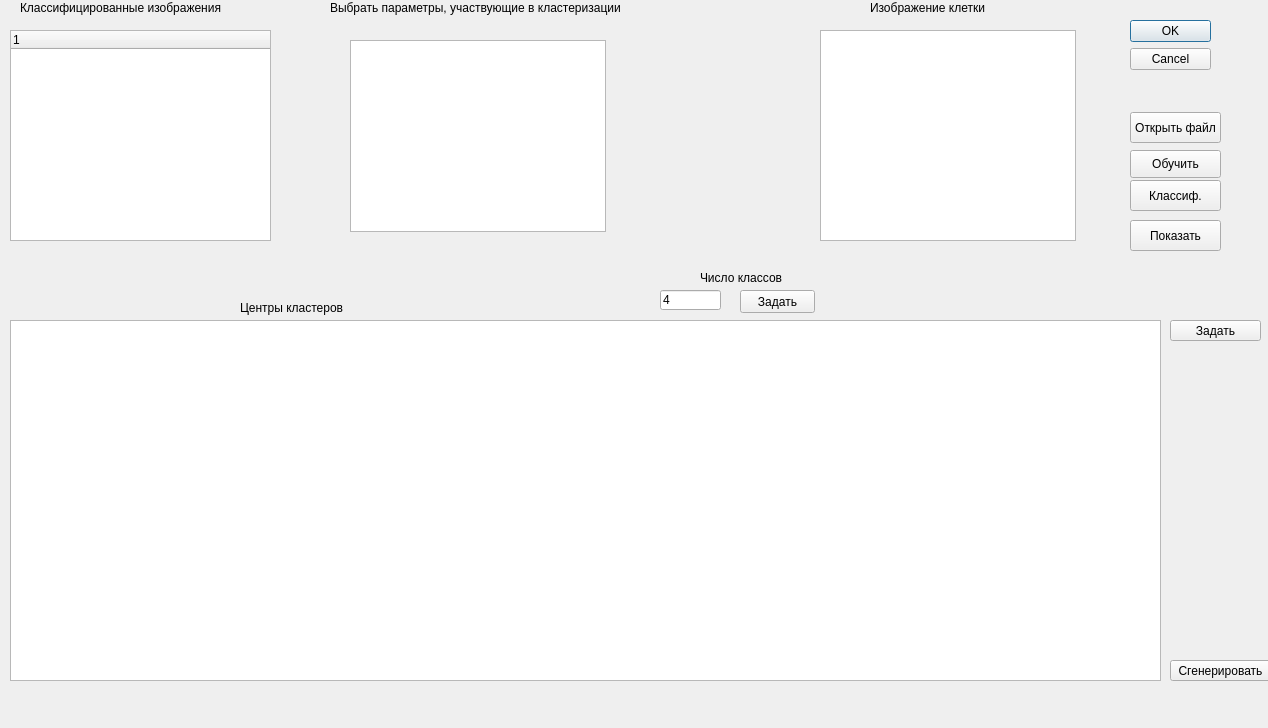
<?xml version="1.0" encoding="UTF-8"?>
<ui version="4.0">
 <class>Classifier</class>
 <widget class="QDialog" name="Classifier">
  <property name="geometry">
   <rect>
    <x>0</x>
    <y>0</y>
    <width>1268</width>
    <height>728</height>
   </rect>
  </property>
  <property name="sizePolicy">
   <sizepolicy hsizetype="Fixed" vsizetype="Fixed">
    <horstretch>0</horstretch>
    <verstretch>0</verstretch>
   </sizepolicy>
  </property>
  <property name="windowTitle">
   <string>Модуль классификации</string>
  </property>
  <property name="sizeGripEnabled">
   <bool>false</bool>
  </property>
  <widget class="QDialogButtonBox" name="buttonBox">
   <property name="geometry">
    <rect>
     <x>1130</x>
     <y>20</y>
     <width>81</width>
     <height>61</height>
    </rect>
   </property>
   <property name="orientation">
    <enum>Qt::Vertical</enum>
   </property>
   <property name="standardButtons">
    <set>QDialogButtonBox::Cancel|QDialogButtonBox::Ok</set>
   </property>
  </widget>
  <widget class="QPushButton" name="pushButton">
   <property name="geometry">
    <rect>
     <x>1130</x>
     <y>112</y>
     <width>91</width>
     <height>31</height>
    </rect>
   </property>
   <property name="text">
    <string>Открыть файл</string>
   </property>
  </widget>
  <widget class="QPushButton" name="pushButton_2">
   <property name="geometry">
    <rect>
     <x>1130</x>
     <y>180</y>
     <width>91</width>
     <height>31</height>
    </rect>
   </property>
   <property name="text">
    <string>Классиф.</string>
   </property>
  </widget>
  <widget class="QGraphicsView" name="graphicsView">
   <property name="geometry">
    <rect>
     <x>820</x>
     <y>30</y>
     <width>256</width>
     <height>211</height>
    </rect>
   </property>
  </widget>
  <widget class="QTreeWidget" name="treeWidget">
   <property name="geometry">
    <rect>
     <x>10</x>
     <y>30</y>
     <width>261</width>
     <height>211</height>
    </rect>
   </property>
   <column>
    <property name="text">
     <string notr="true">1</string>
    </property>
   </column>
  </widget>
  <widget class="QPushButton" name="pushButton_3">
   <property name="geometry">
    <rect>
     <x>1130</x>
     <y>220</y>
     <width>91</width>
     <height>31</height>
    </rect>
   </property>
   <property name="text">
    <string>Показать</string>
   </property>
  </widget>
  <widget class="QLabel" name="label_2">
   <property name="geometry">
    <rect>
     <x>700</x>
     <y>270</y>
     <width>91</width>
     <height>16</height>
    </rect>
   </property>
   <property name="text">
    <string>Число классов</string>
   </property>
  </widget>
  <widget class="QLineEdit" name="lineEdit_2">
   <property name="geometry">
    <rect>
     <x>660</x>
     <y>290</y>
     <width>61</width>
     <height>20</height>
    </rect>
   </property>
   <property name="text">
    <string>4</string>
   </property>
  </widget>
  <widget class="QTableWidget" name="tableWidget">
   <property name="geometry">
    <rect>
     <x>10</x>
     <y>320</y>
     <width>1151</width>
     <height>361</height>
    </rect>
   </property>
   <property name="minimumSize">
    <size>
     <width>0</width>
     <height>0</height>
    </size>
   </property>
  </widget>
  <widget class="QPushButton" name="pushButton_4">
   <property name="geometry">
    <rect>
     <x>1170</x>
     <y>320</y>
     <width>91</width>
     <height>21</height>
    </rect>
   </property>
   <property name="text">
    <string>Задать</string>
   </property>
  </widget>
  <widget class="QLabel" name="label_3">
   <property name="geometry">
    <rect>
     <x>240</x>
     <y>300</y>
     <width>121</width>
     <height>16</height>
    </rect>
   </property>
   <property name="text">
    <string>Центры кластеров</string>
   </property>
  </widget>
  <widget class="QPushButton" name="pushButton_5">
   <property name="geometry">
    <rect>
     <x>1170</x>
     <y>660</y>
     <width>101</width>
     <height>21</height>
    </rect>
   </property>
   <property name="text">
    <string>Сгенерировать</string>
   </property>
  </widget>
  <widget class="QPushButton" name="pushButton_6">
   <property name="geometry">
    <rect>
     <x>740</x>
     <y>290</y>
     <width>75</width>
     <height>23</height>
    </rect>
   </property>
   <property name="text">
    <string>Задать</string>
   </property>
  </widget>
  <widget class="QPushButton" name="trainButton">
   <property name="geometry">
    <rect>
     <x>1130</x>
     <y>150</y>
     <width>91</width>
     <height>28</height>
    </rect>
   </property>
   <property name="text">
    <string>Обучить</string>
   </property>
  </widget>
  <widget class="QLabel" name="label">
   <property name="geometry">
    <rect>
     <x>330</x>
     <y>0</y>
     <width>311</width>
     <height>16</height>
    </rect>
   </property>
   <property name="text">
    <string>Выбрать параметры, участвующие в кластеризации</string>
   </property>
  </widget>
  <widget class="QLabel" name="label_4">
   <property name="geometry">
    <rect>
     <x>20</x>
     <y>0</y>
     <width>221</width>
     <height>16</height>
    </rect>
   </property>
   <property name="text">
    <string>Классифицированные изображения</string>
   </property>
  </widget>
  <widget class="QLabel" name="label_5">
   <property name="geometry">
    <rect>
     <x>870</x>
     <y>0</y>
     <width>131</width>
     <height>16</height>
    </rect>
   </property>
   <property name="text">
    <string>Изображение клетки</string>
   </property>
  </widget>
  <widget class="QListWidget" name="clusteParamsSelect">
   <property name="geometry">
    <rect>
     <x>350</x>
     <y>40</y>
     <width>256</width>
     <height>192</height>
    </rect>
   </property>
  </widget>
 </widget>
 <resources/>
 <connections>
  <connection>
   <sender>buttonBox</sender>
   <signal>accepted()</signal>
   <receiver>Classifier</receiver>
   <slot>accept()</slot>
   <hints>
    <hint type="sourcelabel">
     <x>248</x>
     <y>254</y>
    </hint>
    <hint type="destinationlabel">
     <x>157</x>
     <y>274</y>
    </hint>
   </hints>
  </connection>
  <connection>
   <sender>buttonBox</sender>
   <signal>rejected()</signal>
   <receiver>Classifier</receiver>
   <slot>reject()</slot>
   <hints>
    <hint type="sourcelabel">
     <x>316</x>
     <y>260</y>
    </hint>
    <hint type="destinationlabel">
     <x>286</x>
     <y>274</y>
    </hint>
   </hints>
  </connection>
 </connections>
</ui>
